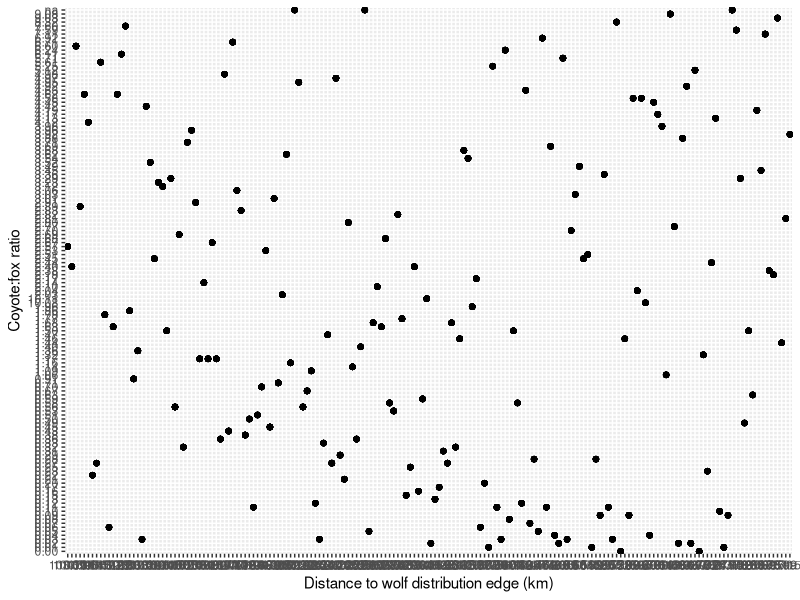

The R script that drew this image:
## ---- chunk 1

library(ggplot2)
library(tidyverse)
library(ggthemes)

# Data obtained from A continental scale trophic cascade from wolves through coyotes to foxes, https://doi.org/10.5061/dryad.s0d20

dryadData <- read.table("data/weekly3datagood.csv", header=TRUE, sep=",", stringsAsFactors = TRUE)

#glimpse(dryadData)
#head(dryadData)
#table(dryadData$Site)

dryadData$Site <- factor(dryadData$Site, labels=c("Manitoba", "Saskatch")) #creating 'labels' to use for the plot

p <- ggplot(data=dryadData, #loads the data
        aes(x= EdgeDistance, y = Coyote.FoxRatio)) +
      geom_point() +
  xlab("Distance to wolf distribution edge (km)") +
  ylab("Coyote:fox ratio")

print(p)
